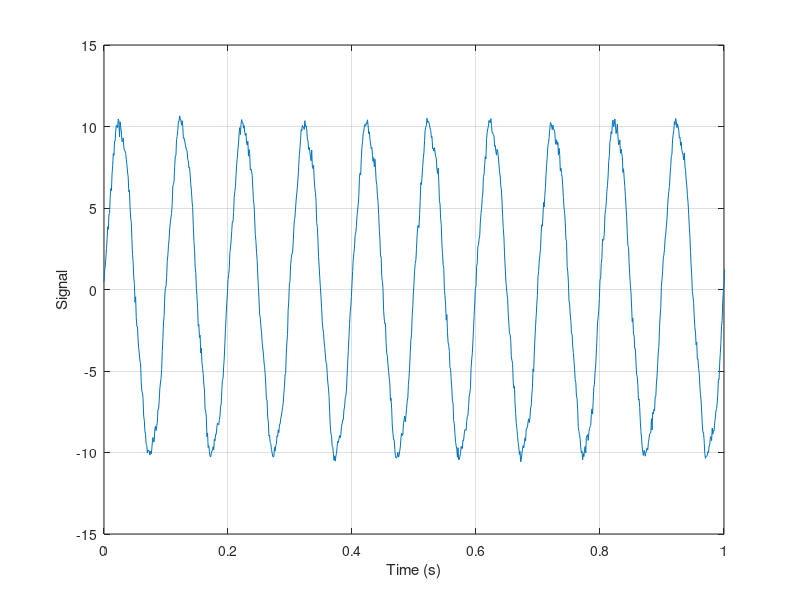

MATLAB code to generate this figure: (Note: this script raises an error after producing the figure.)
% 功率谱用于检测噪声中的单频信号

% XiaoCY 2020-10-21

%%
clear;clc
close all

%% 构造噪声信号
fs = 1e3;
T = 100;
N = T*fs;

t = (0:N-1)'/fs;
x = 10*sin(2*pi*10*t)+0.5*cos(2*pi*50*t);
xn = randn(N,1)*1e-2*sqrt(fs/2);

sig = x+xn;

figure('Name','Signal')
plot(t,sig)
grid on
xlim([0 1])
xlabel('Time (s)')
ylabel('Signal')

%%
figure('Name','PSD')
iLPSD(sig,fs)

%%
aFit = fittype({'1','sin(2*pi*10*x)','cos(2*pi*10*x)',...
    'sin(2*pi*50*x)','cos(2*pi*50*x)'});
[fobj,gobj] = fit(t,x,aFit);
disp(fobj)
disp(gobj)
sig_fit = feval(cfit(fobj),t);

figure('Name','Fit')
plot(t,sig,'DisplayName','Origin')
grid on
hold on
plot(t,sig_fit,'DisplayName','Fit')
xlim([0 1])
legend
xlabel('Time (s)')
ylabel('Signal')
